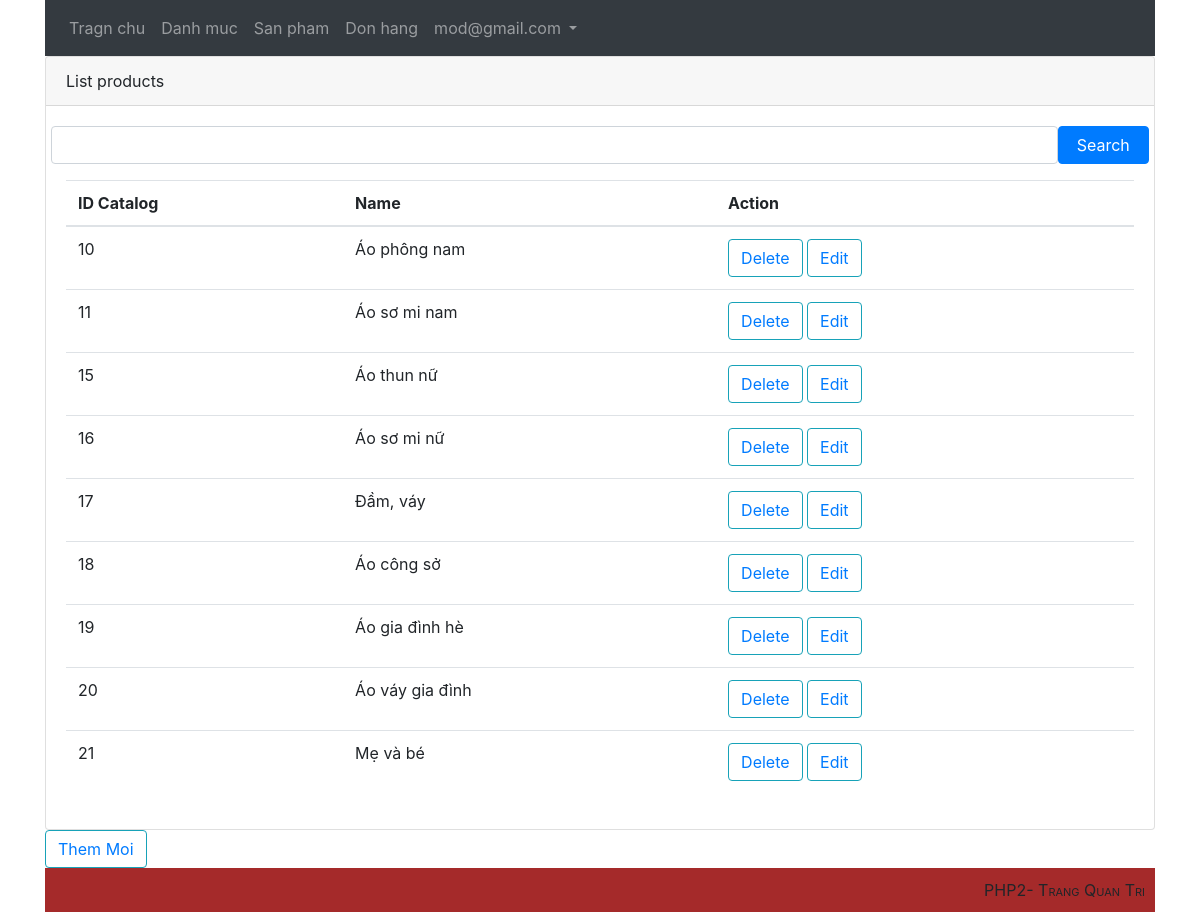
Page /admin/index.php?ctrller=catalog (signed in) on the committed database.
### tables this page shows
CREATE TABLE `catalog` (
  `id` int(11) NOT NULL,
  `name` varchar(100) NOT NULL,
  `description` varchar(255) DEFAULT NULL,
  `parent_id` int(11) NOT NULL,
  `sort_order` tinyint(4) NOT NULL,
  `created` datetime NOT NULL
);

### admin/index.php (called while the page is built, shortened)
<?php
include '../view/admin/header.php';
    $ctrl="home";
    if(!isset($_SESSION['admin']))
    {
        $ctrl="user";
    }
    elseif(isset($_GET['ctrller']))
    {
        $ctrl=$_GET['ctrller'];
    }
    include 'controller/'.$ctrl.'.php';
include '../view/admin/footer.php';
?>

### admin/model/database.php (called while the page is built, shortened)
<?php
    class DATABASE
    {
        private $host = 'localhost';
        private $dbname = 'webhost';
        private $username = 'root';
        private $password = '';
        private $options = array(PDO::MYSQL_ATTR_INIT_COMMAND => "SET NAMES utf8",PDO::ATTR_ERRMODE => PDO::ERRMODE_EXCEPTION);
        private $sql="";
        private $DBH="";
        function __construct()
        {
            $this->DBH = new PDO('mysql:host='.$this->host.';dbname='.$this->dbname,$this->username, $this->password,$this->options);
        }
        function SetQuery($_sql)
        {
            $this->sql=$_sql;
        }
        function ThucHienTruyVan()
        {
            $result=$this->DBH->query($this->sql);
            return $result;
        }
    }
?>

### admin/model/catalog.php (called while the page is built, shortened)
<?php
    include_once('database.php');
    class CATALOG extends DATABASE
    {
        function getAllCatalog()
        {
            $this->result=$this->ThucHienTruyVan();
            return $this->result;
        }
    }
?>

### view/admin/catalog/catalog.php (the view)
<div class="card">
  <div class="card-header">
    List products
  </div>
  <div class="card-body">
      <div class="row search">
          <div class='col-md-12'>
            <form action="index.php?ctrller=products&act=search" method="post">
            <div class="row">
              <input type='text' name="txtSearch" class="form-control col-11"/>
              <button type="submit" class="btn btn-primary col-1">Search</button>
              </div>
            </form>
          </div>
      </div>
      <table class=" table">
        <thead>
            <tr>
                <th>ID Catalog</th>
                <th>Name</th>
                <th>Action </th>
            </tr>
        </thead>
        <tbody>
        <?php
            foreach ($listcate as $cate) {
                echo '
                <tr>
                    <td>'.$cate['id'].'</td>
                    <td>'.$cate['name'].'</td>
                    <td>
                    <button type="button" class="btn btn-outline-info"><a href="index.php?ctrller=catalog&act=delete&id='.$cate['id'].'">Delete</a></button>
                    <button type="button" class="btn btn-outline-info"><a href="index.php?ctrller=catalog&act=edit&id='.$cate['id'].'">Edit</a></button>
                    </td>
                </tr>
                ';
            }
        ?>
        </tbody>
    </table>
  </div>
</div>
<div class="addnew"><button type="button" class="btn btn-outline-info"><a href="index.php?ctrller=catalog&act=addnew">Them Moi</a></button></div>

### view/admin/header.php (shortened to what this page needs)
<html>
<head>
    <link rel="stylesheet" href="https://stackpath.bootstrapcdn.com/bootstrap/4.3.1/css/bootstrap.min.css">
    <link rel="stylesheet" href="../assets/css/style.css">
</head>
<body>
  <div class="container">
    <nav class="navbar navbar-expand-sm navbar-dark bg-dark">
      <ul class="navbar-nav">
      <li class="nav-item">
          <a class="nav-link" href="index.php?ctrller=home">Tragn chu</a>
        </li>
        <li class="nav-item">
          <a class="nav-link" href="index.php?ctrller=catalog">Danh muc</a>
        </li>
        <li class="nav-item">
          <a class="nav-link" href="index.php?ctrller=product">San pham</a>
        </li>
        <li class="nav-item">
          <a class="nav-link" href="index.php?ctrller=donhang">Don hang</a>
        </li>
        <?php
          if(isset($_SESSION["admin"]))
          {
            echo '<li class="nav-item dropdown">
            <a class="nav-link dropdown-toggle" href="#" id="navbarDropdown" role="button" data-toggle="dropdown" aria-haspopup="true" aria-expanded="false">
              '.$_SESSION["admin"].'
            </a>
            <div class="dropdown-menu" aria-labelledby="navbarDropdown">
              <a class="dropdown-item" href="index.php?ctrller=user&act=logout">Log out</a>
              <a class="dropdown-item" href="index.php?ctrller=user&act=changepassword">Change password</a>
            </div>
          </li>';
          }
        ?>
      </ul>
    </nav>

### admin/controller/catalog.php (shortened to what this page needs)
<?php
include_once 'model/catalog.php';
$cateObj=new CATALOG();
    $action="index";
    switch($action)
    {
        case 'index':
            $listcate=$cateObj->getAllCatalog();
            include '../view/admin/catalog/catalog.php';
            break;
    }
?>

### view/admin/footer.php
        <footer>
        PHP2- Trang Quan Tri
        </footer>
    </div>
</body>
</html>

### assets/css/style.css (style rules this page uses)
footer { padding: 10px; font-variant: small-caps; text-align: end; background-color: brown; }

### rows in the picture
catalog: id "10", name "Áo phông nam"
catalog: id "11", name "Áo sơ mi nam"
catalog: id "15", name "Áo thun nữ"
catalog: id "16", name "Áo sơ mi nữ"
catalog: id "17", name "Đầm, váy"
catalog: id "18", name "Áo công sở"
catalog: id "19", name "Áo gia đình hè"
catalog: id "20", name "Áo váy gia đình"
catalog: id "21", name "Mẹ và bé"

### other values in the picture
$_SESSION["admin"] "mod@gmail.com"
